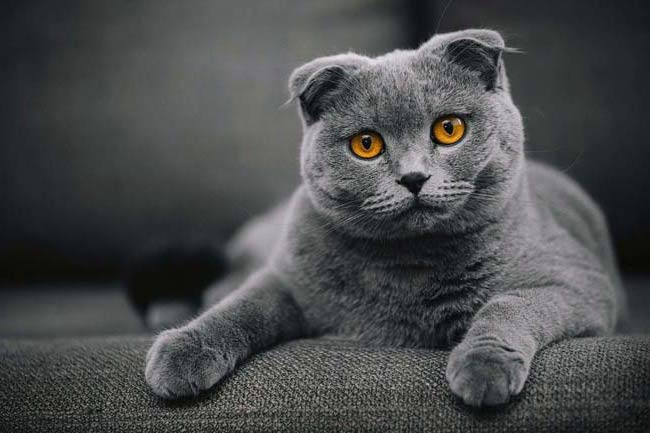
#> input picture nesne_tespiti/cat.jpg, 650 x 433 px, given in place of the camera
$ python renk_nesne_tespiti.py
#> lines starting #> are read from the running program, lines starting #| are printed output that depends on the picture; after the words box and inside, x2 and y2 are one past the last pixel; in counts of white or black regions, pixels touching at a corner belong together
import cv2
import matplotlib.pyplot as plt
import numpy as np
from collections import deque

buffer_size =16
pts = deque(maxlen = buffer_size)

#mavi renk araligi
blueLower = (84, 98, 0)
blueUpper =(179, 255, 255)

#capture
cap = cv2.VideoCapture(0)
cap.set(3,960)
cap.set(4,480)

while True:
    success, imgOriginal = cap.read()
#> imgOriginal is the input picture: shape (433, 650, 3); mean B, G, R 76.1, 75.4, 73

    if success:
        blurred = cv2.GaussianBlur(imgOriginal,(11,11),0)
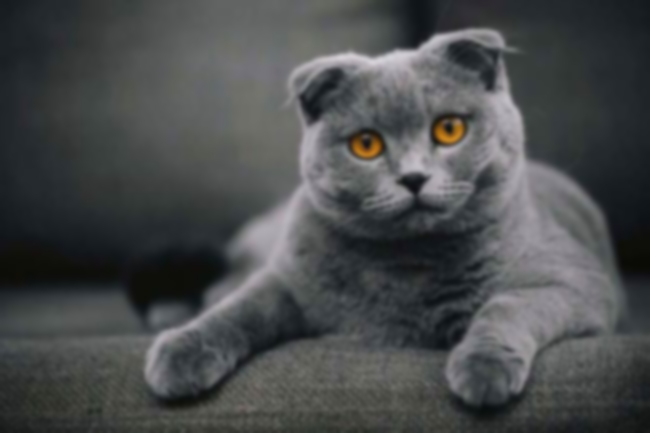
#> blurred: shape (433, 650, 3); mean B, G, R 76.1, 75.4, 73
        #hsv
        hsv=cv2.cvtColor(blurred, cv2.COLOR_BGR2HSV)
#> hsv: shape (433, 650, 3); mean H, S, V 88.3, 26.5, 77.7
        #cv2.imshow("hsv image",hsv)

        #mavi icin maske olusturma
        mask = cv2.inRange(hsv,blueLower,blueUpper)
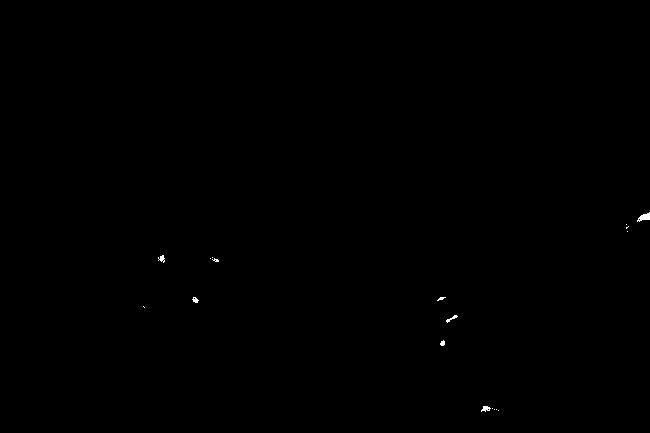
#> mask: shape (433, 650); 0.09% white; 18 white regions (12 under 20 px), largest, box (x1, y1, x2, y2) and area: (637, 212, 650, 222) 71, (481, 406, 491, 412) 37, (446, 315, 458, 323) 32, (158, 255, 165, 263) 31, (192, 297, 199, 303) 26, (440, 340, 445, 346) 22
        #cv2.imshow("mask image",mask)
        #maskenin etradında kalan gurultuleri sil
        mask = cv2.erode(mask, None,iterations=2)
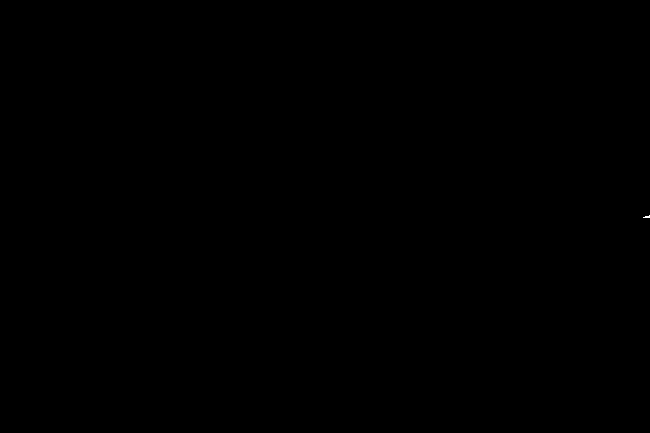
#> mask: shape (433, 650); 0% white in thin lines or dots, all inside (x1, y1, x2, y2) = (643, 215, 650, 218)
        mask = cv2.dilate(mask, None, iterations=2)
#> mask: shape (433, 650); 0.02% white; 1 white region, box (x1, y1, x2, y2) and area: (641, 213, 650, 220) 55
        cv2.imshow("mask_erozyon_genisleme",mask)

        #kontur
        contours,_ = cv2.findContours(mask.copy(),cv2.RETR_TREE,cv2.CHAIN_APPROX_SIMPLE)
#> contours = 1 item
        center = None

        if len(contours)>0:
            #en buyuk konturu al
            c = max(contours, key=cv2.contourArea)
#> c = [[647, 213], [646, 214], [643, 214], [642, 215], [641, 215], [641, 219], [649, 219], [649, 213]]
            #dikdortgene cevir
            rect = cv2.minAreaRect(c)
#> rect = ((645, 216), (6, 8), -90)
            ((x,y),(width,height),rotation) = rect
#> x = 645; y = 216; width = 6; height = 8; rotation = -90

            s = "x: {}, y: {}, width:{}, height: {}, rotation: {}".format(np.round(x),np.round(y),np.round(width),np.round(height),np.round(rotation))
            print(s)
#| x: 645.0, y: 216.0, width:6.0, height: 8.0, rotation: -90.0

            box = cv2.boxPoints(rect)
#> box = [[649, 219], [641, 219], [641, 213], [649, 213]]
            box = np.int64(box)

            #moment
            M = cv2.moments(c)
#> M = moments, m00 41, centre m10/m00, m01/m00 = (645.3, 216.4)
            center =(int(M["m10"]/M["m00"]), int(M["m01"]/M["m00"]))
#> center = (645, 216)

            #kontur cizdir sari
            cv2.drawContours(imgOriginal,[box],0,(0,255,255),-1)
#> imgOriginal: shape (433, 650, 3); 0.02% of pixels changed, all inside (x1, y1, x2, y2) = (641, 213, 650, 220)

            #merkeze bir nokta cizdir
            cv2.circle(imgOriginal,center,5,(255,0,255),-1)
#> imgOriginal: shape (433, 650, 3); mean B, G, R 76.2, 75.3, 73.1


            #bilgileri ekrana yazdir
            cv2.putText(imgOriginal,s,(25,50),cv2.FONT_HERSHEY_COMPLEX_SMALL,1,(255,255,255),2)
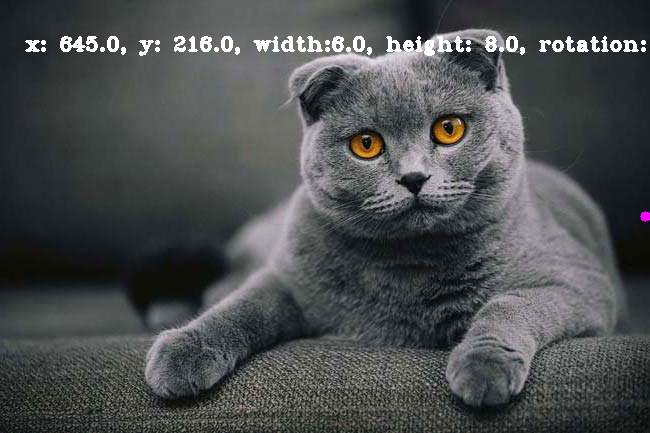
#> imgOriginal: shape (433, 650, 3); mean B, G, R 78.7, 77.9, 75.6


        cv2.imshow("orijinal tespit",imgOriginal)


    if cv2.waitKey(1) & 0xFF == ord("q"): break
#> (key q is pressed here)

$ run again, on nesne_tespiti/coins.jpg
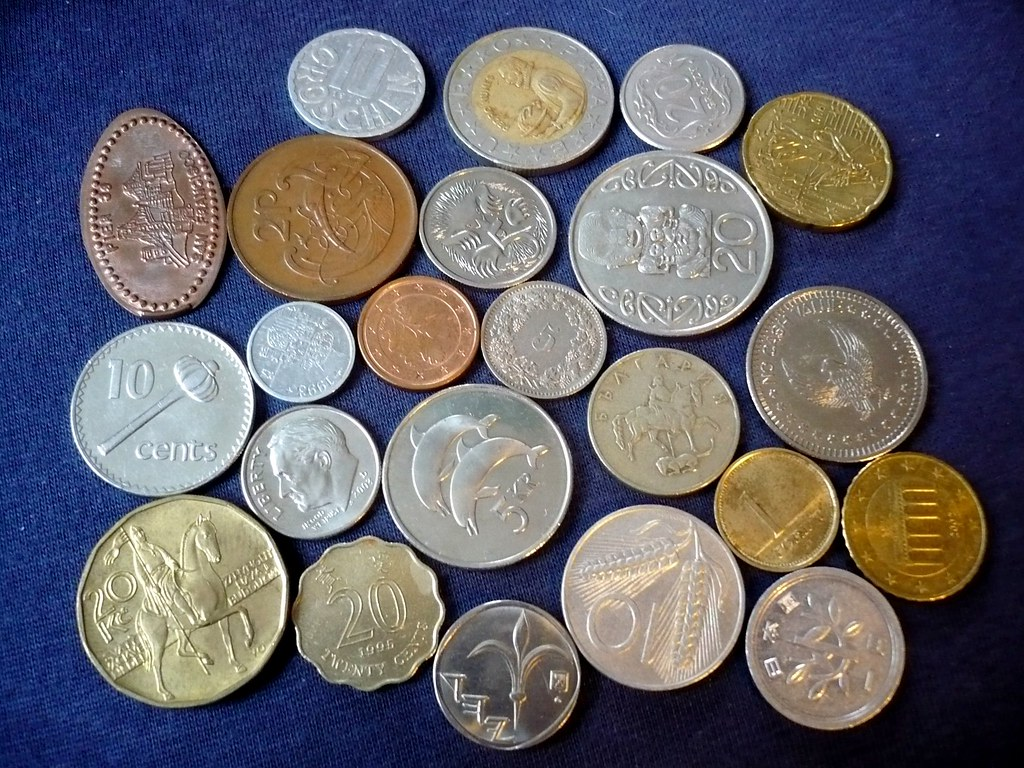
#> input picture nesne_tespiti/coins.jpg, 1024 x 768 px, given in place of the camera
#> imgOriginal is the input picture: shape (768, 1024, 3); mean B, G, R 107.9, 99, 100.8
#> hsv: shape (768, 1024, 3); mean H, S, V 73.7, 104.7, 125.5
#> `mask = cv2.dilate(mask, None, iterations=2)`:
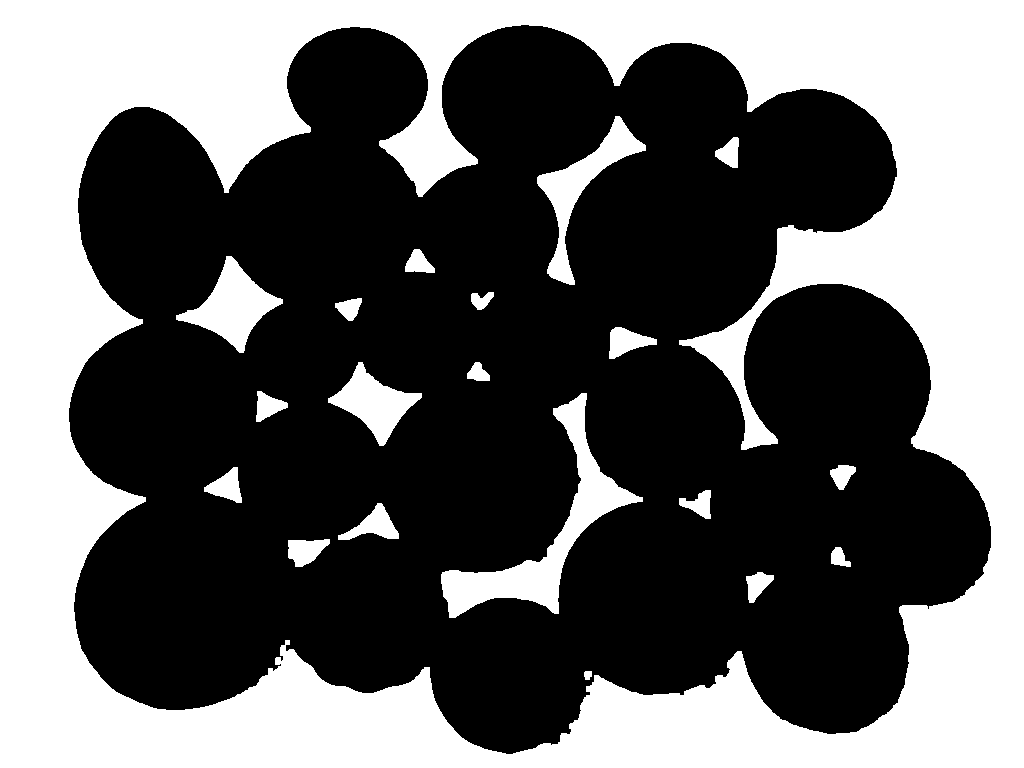
#> mask: shape (768, 1024); 39.8% white; 20 white regions
#> contours = 21 contours; largest, box (x1, y1, x2, y2) and area: (0, 0, 1024, 768) 784641, (68, 24, 992, 755) 503702, (441, 393, 643, 618) 8672, (537, 116, 646, 285) 4072, (176, 256, 283, 353) 4038
#> c = [[0, 0], [0, 767], [1023, 767], [1023, 0]]
#> rect = ((511.5, 383.5), (767, 1023), -90)
#> x = 511.5; y = 383.5; width = 767; height = 1023; rotation = -90
#| x: 512.0, y: 384.0, width:767.0, height: 1023.0, rotation: -90.0
#> `box = cv2.boxPoints(rect)`: box = [[1023, 767], [-2.35e-14, 767], [0, 0], [1023, 0]]
#> `box = np.int64(box)`: box = [[1023, 767], [0, 767], [0, 0], [1023, 0]]
#> M = moments, m00 784641, centre m10/m00, m01/m00 = (511.5, 383.5)
#> center = (511, 383)
#> `cv2.putText(imgOriginal,s,(25,50),cv2.FONT_HERSHEY_COMPLEX_SMALL,1,(25..`:
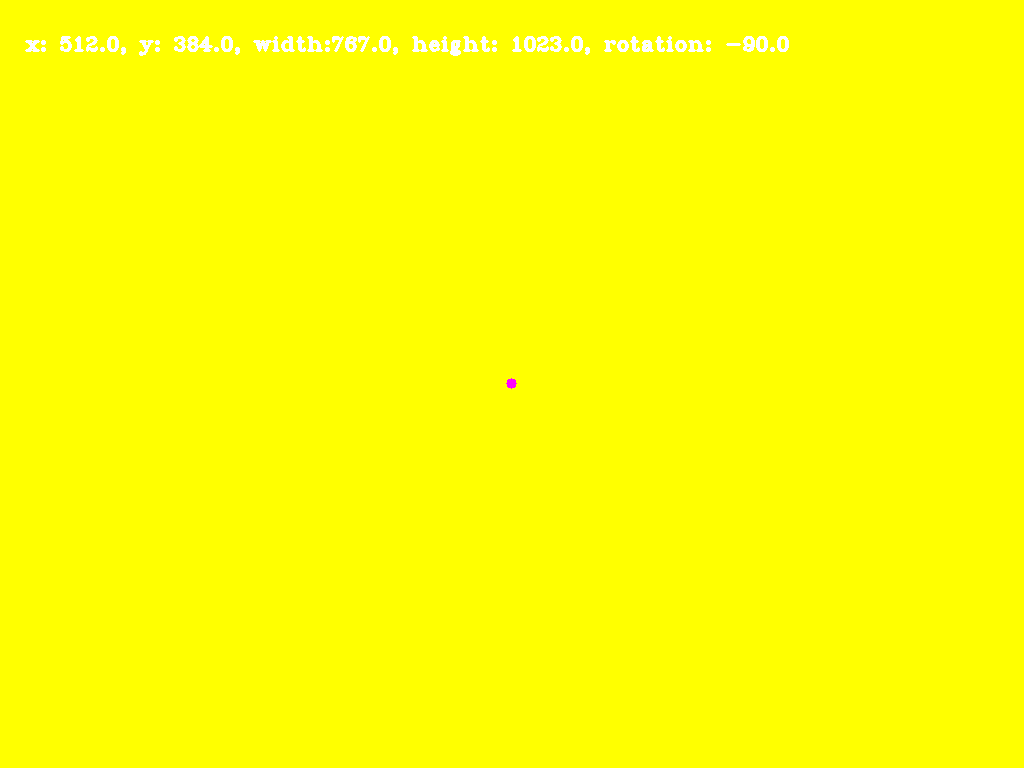
#> imgOriginal: shape (768, 1024, 3); mean B, G, R 1.7, 255, 255

$ run again, on nesne_tespiti/london.jpg
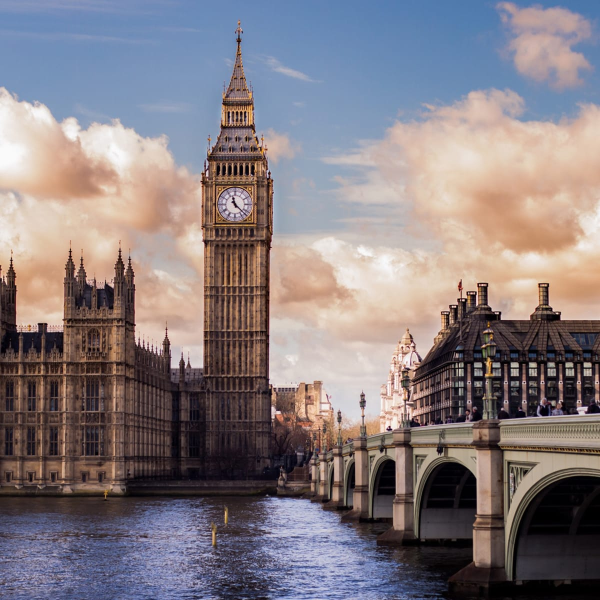
#> input picture nesne_tespiti/london.jpg, 1200 x 1200 px, given in place of the camera (shown at 1/2 size)
#> imgOriginal is the input picture: shape (1200, 1200, 3); mean B, G, R 128.4, 124, 133.2
#> hsv: shape (1200, 1200, 3); mean H, S, V 67.2, 69.7, 149.5
#> `mask = cv2.dilate(mask, None, iterations=2)`:
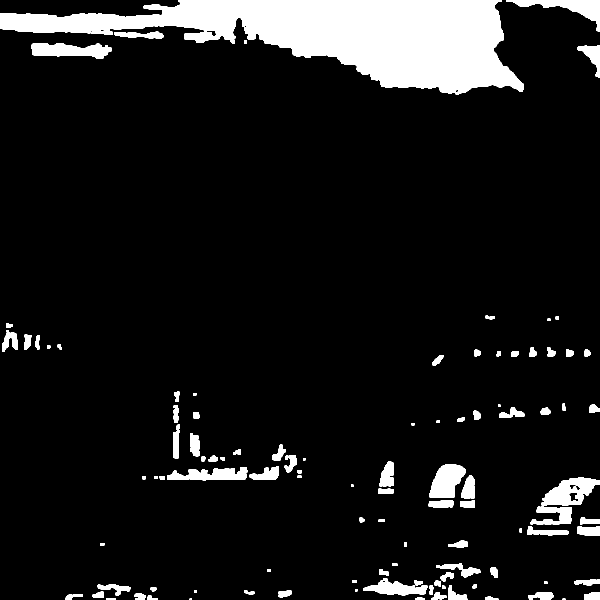
#> mask: shape (1200, 1200) (shown at 1/2 size); 9.8% white; 107 white regions (2 under 20 px)
#> contours = 121 contours, 16 with area under 20; largest, box (x1, y1, x2, y2) and area: (0, 0, 1048, 190) 94134, (1061, 955, 1200, 1049) 5622, (1012, 0, 1200, 63) 3334, (859, 928, 931, 996) 3270, (63, 86, 223, 118) 3268
#> c = contour of 688 points, box (x1, y1, x2, y2) (0, 0, 1048, 190), area 94134
#> rect = ((523.5, 94.5), (189, 1047), -90)
#> x = 523.5; y = 94.5; width = 189; height = 1047; rotation = -90
#| x: 524.0, y: 94.0, width:189.0, height: 1047.0, rotation: -90.0
#> `box = cv2.boxPoints(rect)`: box = [[1047, 189], [-5.79e-15, 189], [0, 0], [1047, 0]]
#> `box = np.int64(box)`: box = [[1047, 189], [0, 189], [0, 0], [1047, 0]]
#> M = moments, m00 94134.5, centre m10/m00, m01/m00 = (674.3, 69.25)
#> center = (674, 69)
#> `cv2.putText(imgOriginal,s,(25,50),cv2.FONT_HERSHEY_COMPLEX_SMALL,1,(25..`:
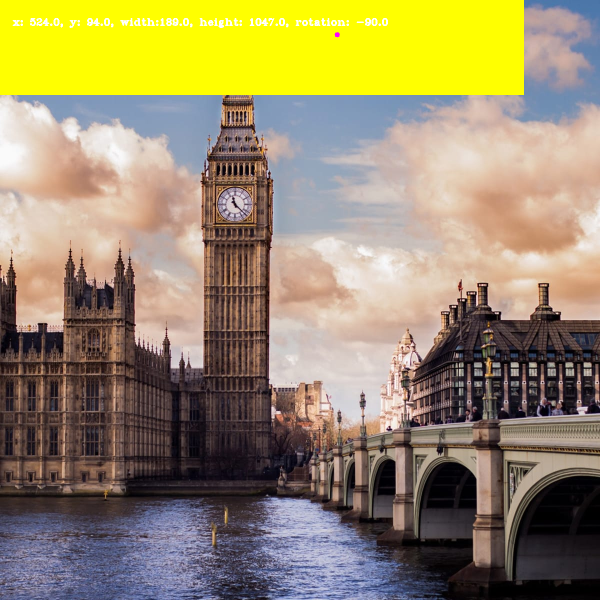
#> imgOriginal: shape (1200, 1200, 3) (shown at 1/2 size); mean B, G, R 104.3, 139.8, 152.8
